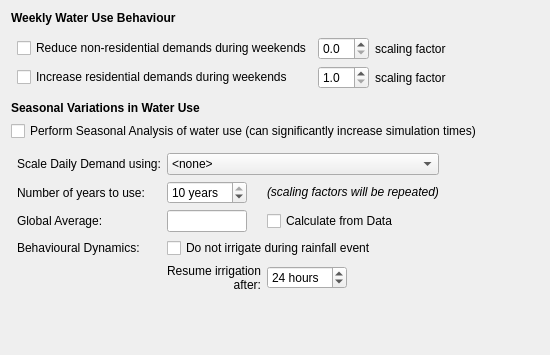
            <widget class="QWidget" name="scrollAreaWidgetContents_6">
             <property name="geometry">
              <rect>
               <x>0</x>
               <y>0</y>
               <width>550</width>
               <height>355</height>
              </rect>
             </property>
             <layout class="QVBoxLayout" name="verticalLayout_37">
              <item>
               <widget class="QLabel" name="weekly_title">
                <property name="text">
                 <string>&lt;html&gt;&lt;head/&gt;&lt;body&gt;&lt;p&gt;&lt;span style=&quot; font-weight:600;&quot;&gt;Weekly Water Use Behaviour&lt;/span&gt;&lt;/p&gt;&lt;/body&gt;&lt;/html&gt;</string>
                </property>
               </widget>
              </item>
              <item>
               <widget class="QWidget" name="weekly_widget" native="true">
                <layout class="QGridLayout" name="gridLayout_25">
                 <property name="leftMargin">
                  <number>6</number>
                 </property>
                 <property name="topMargin">
                  <number>6</number>
                 </property>
                 <property name="rightMargin">
                  <number>6</number>
                 </property>
                 <property name="bottomMargin">
                  <number>6</number>
                 </property>
                 <item row="1" column="1">
                  <widget class="QDoubleSpinBox" name="weekly_increaseres_spin">
                   <property name="decimals">
                    <number>1</number>
                   </property>
                   <property name="minimum">
                    <double>1.000000000000000</double>
                   </property>
                   <property name="maximum">
                    <double>20.000000000000000</double>
                   </property>
                   <property name="singleStep">
                    <double>0.100000000000000</double>
                   </property>
                  </widget>
                 </item>
                 <item row="0" column="1">
                  <widget class="QDoubleSpinBox" name="weekly_reducenres_spin">
                   <property name="suffix">
                    <string/>
                   </property>
                   <property name="decimals">
                    <number>1</number>
                   </property>
                   <property name="maximum">
                    <double>1.000000000000000</double>
                   </property>
                   <property name="singleStep">
                    <double>0.100000000000000</double>
                   </property>
                  </widget>
                 </item>
                 <item row="0" column="0">
                  <widget class="QCheckBox" name="weekly_reducenres_check">
                   <property name="text">
                    <string>Reduce non-residential demands during weekends</string>
                   </property>
                  </widget>
                 </item>
                 <item row="1" column="0">
                  <widget class="QCheckBox" name="weekly_increaseres_check">
                   <property name="text">
                    <string>Increase residential demands during weekends</string>
                   </property>
                  </widget>
                 </item>
                 <item row="1" column="2">
                  <widget class="QLabel" name="weekly_weekend_lbl_3">
                   <property name="text">
                    <string>scaling factor</string>
                   </property>
                  </widget>
                 </item>
                 <item row="0" column="2">
                  <widget class="QLabel" name="weekly_weekend_lbl_2">
                   <property name="text">
                    <string>scaling factor</string>
                   </property>
                  </widget>
                 </item>
                 <item row="0" column="3">
                  <spacer name="horizontalSpacer_106">
                   <property name="orientation">
                    <enum>Qt::Horizontal</enum>
                   </property>
                   <property name="sizeHint" stdset="0">
                    <size>
                     <width>40</width>
                     <height>20</height>
                    </size>
                   </property>
                  </spacer>
                 </item>
                 <item row="1" column="3">
                  <spacer name="horizontalSpacer_112">
                   <property name="orientation">
                    <enum>Qt::Horizontal</enum>
                   </property>
                   <property name="sizeHint" stdset="0">
                    <size>
                     <width>40</width>
                     <height>20</height>
                    </size>
                   </property>
                  </spacer>
                 </item>
                </layout>
               </widget>
              </item>
              <item>
               <widget class="QLabel" name="seasonal_title">
                <property name="text">
                 <string>&lt;html&gt;&lt;head/&gt;&lt;body&gt;&lt;p&gt;&lt;span style=&quot; font-weight:600;&quot;&gt;Seasonal Variations in Water Use&lt;/span&gt;&lt;/p&gt;&lt;/body&gt;&lt;/html&gt;</string>
                </property>
               </widget>
              </item>
              <item>
               <widget class="QCheckBox" name="seasonal_check">
                <property name="text">
                 <string>Perform Seasonal Analysis of water use (can significantly increase simulation times)</string>
                </property>
               </widget>
              </item>
              <item>
               <widget class="QWidget" name="seasonal_widget" native="true">
                <layout class="QGridLayout" name="gridLayout_27">
                 <property name="leftMargin">
                  <number>6</number>
                 </property>
                 <property name="topMargin">
                  <number>6</number>
                 </property>
                 <property name="rightMargin">
                  <number>6</number>
                 </property>
                 <property name="bottomMargin">
                  <number>6</number>
                 </property>
                 <item row="4" column="0">
                  <widget class="QLabel" name="seasonal_behaviour">
                   <property name="text">
                    <string>Behavioural Dynamics:</string>
                   </property>
                  </widget>
                 </item>
                 <item row="6" column="1">
                  <widget class="QLabel" name="seasonal_irrigateresume_lbl">
                   <property name="text">
                    <string>&lt;html&gt;&lt;head/&gt;&lt;body&gt;&lt;p align=&quot;right&quot;&gt;Resume irrigation after:&lt;/p&gt;&lt;/body&gt;&lt;/html&gt;</string>
                   </property>
                   <property name="wordWrap">
                    <bool>true</bool>
                   </property>
                  </widget>
                 </item>
                 <item row="4" column="1" colspan="2">
                  <widget class="QCheckBox" name="seasonal_noirrigaterain_check">
                   <property name="text">
                    <string>Do not irrigate during rainfall event</string>
                   </property>
                  </widget>
                 </item>
                 <item row="6" column="2">
                  <widget class="QSpinBox" name="seasonal_irrigateresume_spin">
                   <property name="maximumSize">
                    <size>
                     <width>80</width>
                     <height>16777215</height>
                    </size>
                   </property>
                   <property name="suffix">
                    <string> hours</string>
                   </property>
                   <property name="maximum">
                    <number>72</number>
                   </property>
                   <property name="value">
                    <number>24</number>
                   </property>
                  </widget>
                 </item>
                 <item row="2" column="1">
                  <widget class="QSpinBox" name="seasonal_numyears_spin">
                   <property name="maximumSize">
                    <size>
                     <width>80</width>
                     <height>16777215</height>
                    </size>
                   </property>
                   <property name="suffix">
                    <string> years</string>
                   </property>
                   <property name="minimum">
                    <number>1</number>
                   </property>
                   <property name="maximum">
                    <number>10</number>
                   </property>
                   <property name="value">
                    <number>10</number>
                   </property>
                  </widget>
                 </item>
                 <item row="2" column="2">
                  <widget class="QLabel" name="seasonal_numyears_lbl2">
                   <property name="text">
                    <string>&lt;html&gt;&lt;head/&gt;&lt;body&gt;&lt;p&gt;&lt;span style=&quot; font-style:italic;&quot;&gt;(scaling factors will be repeated)&lt;/span&gt;&lt;/p&gt;&lt;/body&gt;&lt;/html&gt;</string>
                   </property>
                  </widget>
                 </item>
                 <item row="3" column="2">
                  <widget class="QCheckBox" name="seasonal_globalavg_check">
                   <property name="text">
                    <string>Calculate from Data</string>
                   </property>
                  </widget>
                 </item>
                 <item row="3" column="0">
                  <widget class="QLabel" name="seasonal_globalavg_lbl">
                   <property name="text">
                    <string>Global Average:</string>
                   </property>
                  </widget>
                 </item>
                 <item row="2" column="0">
                  <widget class="QLabel" name="seasonal_numyears_lbl">
                   <property name="text">
                    <string>Number of years to use:</string>
                   </property>
                  </widget>
                 </item>
                 <item row="1" column="0">
                  <widget class="QLabel" name="seasonal_scaledata_lbl">
                   <property name="text">
                    <string>Scale Daily Demand using:</string>
                   </property>
                  </widget>
                 </item>
                 <item row="1" column="1" colspan="2">
                  <widget class="QComboBox" name="seasonal_scaledata_combo">
                   <item>
                    <property name="text">
                     <string>&lt;none&gt;</string>
                    </property>
                   </item>
                  </widget>
                 </item>
                 <item row="3" column="1">
                  <widget class="QLineEdit" name="seasonal_globalavg_box">
                   <property name="maximumSize">
                    <size>
                     <width>80</width>
                     <height>16777215</height>
                    </size>
                   </property>
                  </widget>
                 </item>
                 <item row="2" column="3">
                  <spacer name="horizontalSpacer_107">
                   <property name="orientation">
                    <enum>Qt::Horizontal</enum>
                   </property>
                   <property name="sizeHint" stdset="0">
                    <size>
                     <width>40</width>
                     <height>20</height>
                    </size>
                   </property>
                  </spacer>
                 </item>
                 <item row="1" column="3">
                  <spacer name="horizontalSpacer_108">
                   <property name="orientation">
                    <enum>Qt::Horizontal</enum>
                   </property>
                   <property name="sizeHint" stdset="0">
                    <size>
                     <width>40</width>
                     <height>20</height>
                    </size>
                   </property>
                  </spacer>
                 </item>
                 <item row="3" column="3">
                  <spacer name="horizontalSpacer_109">
                   <property name="orientation">
                    <enum>Qt::Horizontal</enum>
                   </property>
                   <property name="sizeHint" stdset="0">
                    <size>
                     <width>40</width>
                     <height>20</height>
                    </size>
                   </property>
                  </spacer>
                 </item>
                 <item row="4" column="3">
                  <spacer name="horizontalSpacer_110">
                   <property name="orientation">
                    <enum>Qt::Horizontal</enum>
                   </property>
                   <property name="sizeHint" stdset="0">
                    <size>
                     <width>40</width>
                     <height>20</height>
                    </size>
                   </property>
                  </spacer>
                 </item>
                 <item row="6" column="3">
                  <spacer name="horizontalSpacer_111">
                   <property name="orientation">
                    <enum>Qt::Horizontal</enum>
                   </property>
                   <property name="sizeHint" stdset="0">
                    <size>
                     <width>40</width>
                     <height>20</height>
                    </size>
                   </property>
                  </spacer>
                 </item>
                </layout>
               </widget>
              </item>
              <item>
               <spacer name="verticalSpacer_5">
                <property name="orientation">
                 <enum>Qt::Vertical</enum>
                </property>
                <property name="sizeHint" stdset="0">
                 <size>
                  <width>20</width>
                  <height>40</height>
                 </size>
                </property>
               </spacer>
              </item>
             </layout>
            </widget>
